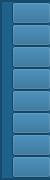
        <widget class="QFrame" name="left_menu_content_frame">
         <property name="minimumSize">
          <size>
           <width>50</width>
           <height>0</height>
          </size>
         </property>
         <property name="maximumSize">
          <size>
           <width>50</width>
           <height>16777215</height>
          </size>
         </property>
         <property name="styleSheet">
          <string notr="true">background-color: rgb(30, 97, 139);</string>
         </property>
         <property name="frameShape">
          <enum>QFrame::StyledPanel</enum>
         </property>
         <property name="frameShadow">
          <enum>QFrame::Raised</enum>
         </property>
         <layout class="QHBoxLayout" name="horizontalLayout_9">
          <property name="spacing">
           <number>0</number>
          </property>
          <property name="leftMargin">
           <number>0</number>
          </property>
          <property name="topMargin">
           <number>0</number>
          </property>
          <property name="rightMargin">
           <number>0</number>
          </property>
          <property name="bottomMargin">
           <number>0</number>
          </property>
          <item alignment="Qt::AlignLeft|Qt::AlignTop">
           <widget class="QFrame" name="menu_frame">
            <property name="minimumSize">
             <size>
              <width>90</width>
              <height>0</height>
             </size>
            </property>
            <property name="frameShape">
             <enum>QFrame::StyledPanel</enum>
            </property>
            <property name="frameShadow">
             <enum>QFrame::Raised</enum>
            </property>
            <layout class="QGridLayout" name="gridLayout">
             <property name="leftMargin">
              <number>10</number>
             </property>
             <property name="topMargin">
              <number>0</number>
             </property>
             <property name="rightMargin">
              <number>0</number>
             </property>
             <property name="bottomMargin">
              <number>0</number>
             </property>
             <property name="spacing">
              <number>0</number>
             </property>
             <item row="7" column="0">
              <widget class="QPushButton" name="schedule_button">
               <property name="text">
                <string/>
               </property>
               <property name="icon">
                <iconset resource="icons.qrc">
                 <normaloff>:/icons/icons/icons8-timesheet-30.png</normaloff>:/icons/icons/icons8-timesheet-30.png</iconset>
               </property>
               <property name="iconSize">
                <size>
                 <width>35</width>
                 <height>35</height>
                </size>
               </property>
              </widget>
             </item>
             <item row="5" column="0">
              <widget class="QPushButton" name="category_button">
               <property name="text">
                <string/>
               </property>
               <property name="icon">
                <iconset resource="icons.qrc">
                 <normaloff>:/icons/icons/icons8-category-30.png</normaloff>:/icons/icons/icons8-category-30.png</iconset>
               </property>
               <property name="iconSize">
                <size>
                 <width>35</width>
                 <height>35</height>
                </size>
               </property>
              </widget>
             </item>
             <item row="6" column="0">
              <widget class="QPushButton" name="subject_button">
               <property name="text">
                <string/>
               </property>
               <property name="icon">
                <iconset resource="icons.qrc">
                 <normaloff>:/icons/icons/icons8-subject-30.png</normaloff>:/icons/icons/icons8-subject-30.png</iconset>
               </property>
               <property name="iconSize">
                <size>
                 <width>35</width>
                 <height>35</height>
                </size>
               </property>
              </widget>
             </item>
             <item row="0" column="1" alignment="Qt::AlignLeft">
              <widget class="QLabel" name="student_label">
               <property name="text">
                <string>Students</string>
               </property>
               <property name="margin">
                <number>5</number>
               </property>
              </widget>
             </item>
             <item row="0" column="0">
              <widget class="QPushButton" name="student_button">
               <property name="text">
                <string/>
               </property>
               <property name="icon">
                <iconset resource="icons.qrc">
                 <normaloff>:/icons/icons/icons8-student-male-30.png</normaloff>:/icons/icons/icons8-student-male-30.png</iconset>
               </property>
               <property name="iconSize">
                <size>
                 <width>35</width>
                 <height>35</height>
                </size>
               </property>
              </widget>
             </item>
             <item row="3" column="0">
              <widget class="QPushButton" name="instructor_button">
               <property name="text">
                <string/>
               </property>
               <property name="icon">
                <iconset resource="icons.qrc">
                 <normaloff>:/icons/icons/icons8-personal-trainer-30.png</normaloff>:/icons/icons/icons8-personal-trainer-30.png</iconset>
               </property>
               <property name="iconSize">
                <size>
                 <width>35</width>
                 <height>35</height>
                </size>
               </property>
              </widget>
             </item>
             <item row="2" column="0">
              <widget class="QPushButton" name="staff_button">
               <property name="text">
                <string/>
               </property>
               <property name="icon">
                <iconset resource="icons.qrc">
                 <normaloff>:/icons/icons/icons8-staff-30.png</normaloff>:/icons/icons/icons8-staff-30.png</iconset>
               </property>
               <property name="iconSize">
                <size>
                 <width>35</width>
                 <height>35</height>
                </size>
               </property>
              </widget>
             </item>
             <item row="1" column="0">
              <widget class="QPushButton" name="group_button">
               <property name="text">
                <string/>
               </property>
               <property name="icon">
                <iconset resource="icons.qrc">
                 <normaloff>:/icons/icons/icons8-group-30.png</normaloff>:/icons/icons/icons8-group-30.png</iconset>
               </property>
               <property name="iconSize">
                <size>
                 <width>35</width>
                 <height>35</height>
                </size>
               </property>
              </widget>
             </item>
             <item row="4" column="0">
              <widget class="QPushButton" name="audienc_button">
               <property name="text">
                <string/>
               </property>
               <property name="icon">
                <iconset resource="icons.qrc">
                 <normaloff>:/icons/icons/icons8-classroom-30.png</normaloff>:/icons/icons/icons8-classroom-30.png</iconset>
               </property>
               <property name="iconSize">
                <size>
                 <width>35</width>
                 <height>35</height>
                </size>
               </property>
              </widget>
             </item>
             <item row="1" column="1" alignment="Qt::AlignLeft">
              <widget class="QLabel" name="group_label">
               <property name="text">
                <string>Groups</string>
               </property>
               <property name="margin">
                <number>5</number>
               </property>
              </widget>
             </item>
             <item row="2" column="1" alignment="Qt::AlignLeft">
              <widget class="QLabel" name="staff_label">
               <property name="text">
                <string>Staff</string>
               </property>
               <property name="margin">
                <number>5</number>
               </property>
              </widget>
             </item>
             <item row="3" column="1" alignment="Qt::AlignLeft">
              <widget class="QLabel" name="instructor_label">
               <property name="text">
                <string>Instructors</string>
               </property>
               <property name="margin">
                <number>5</number>
               </property>
              </widget>
             </item>
             <item row="4" column="1" alignment="Qt::AlignLeft">
              <widget class="QLabel" name="audience_label">
               <property name="text">
                <string>Audiences</string>
               </property>
               <property name="margin">
                <number>5</number>
               </property>
              </widget>
             </item>
             <item row="5" column="1" alignment="Qt::AlignLeft">
              <widget class="QLabel" name="category_label">
               <property name="text">
                <string>Categories</string>
               </property>
               <property name="margin">
                <number>5</number>
               </property>
              </widget>
             </item>
             <item row="6" column="1" alignment="Qt::AlignLeft">
              <widget class="QLabel" name="subject_label">
               <property name="text">
                <string>Subjects</string>
               </property>
               <property name="margin">
                <number>5</number>
               </property>
              </widget>
             </item>
             <item row="7" column="1" alignment="Qt::AlignLeft">
              <widget class="QLabel" name="schedule_label">
               <property name="text">
                <string>Schedules</string>
               </property>
               <property name="margin">
                <number>5</number>
               </property>
              </widget>
             </item>
            </layout>
           </widget>
          </item>
         </layout>
        </widget>
